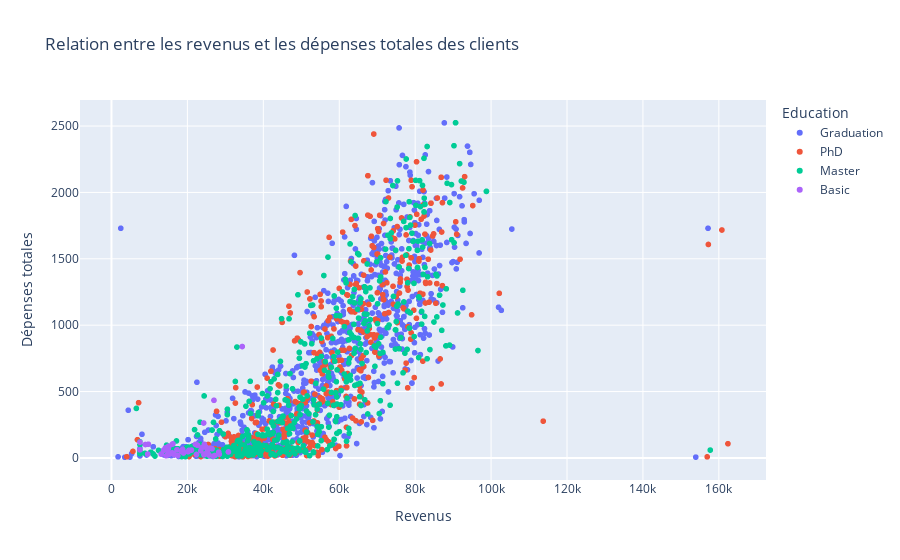

Here is the notebook cell this chart was saved with:
### Code cell
df['Total_Spend'] = df['MntWines']+df['MntFruits']+df['MntMeatProducts']+df['MntFishProducts']+df['MntSweetProducts']+df['MntGoldProds']
df.drop(columns=['MntWines', 'MntFruits', 'MntMeatProducts', 'MntFishProducts', 'MntSweetProducts', 'MntGoldProds'], inplace=True)

fig = px.scatter(df, x='Income', y='Total_Spend', title='Relation entre les revenus et les dépenses totales des clients',
                 labels={'Income': 'Revenus', 'Total_Spend': 'Dépenses totales'},
                 hover_data=['Education', 'Marital_Status'],
                 color='Education')  # Ajouter la couleur par le niveau d'éducation

# Afficher le graphique
fig.show()

### Figure 1 — Plotly figure (JSON) as saved in the notebook; plotly's stock layout.template omitted (floating-point values rounded to 4 significant figures; data arrays with more than 128 entries replaced by an {"elided": "..."} marker saying what was removed)
{"data": [{"customdata": {"elided": "1115x2 str values"}, "hovertemplate": "Education=%{customdata[0]}<br>Revenus=%{x}<br>Dépenses totales=%{y}<br>Marital_Status=%{customdata[1]}<extra></extra>", "legendgroup": "Graduation", "marker": {"color": "#636efa", "symbol": "circle"}, "mode": "markers", "name": "Graduation", "showlegend": true, "type": "scattergl", "x": {"elided": "1115 int values"}, "xaxis": "x", "y": {"elided": "1115 int values"}, "yaxis": "y"}, {"customdata": {"elided": "480x2 str values"}, "hovertemplate": "Education=%{customdata[0]}<br>Revenus=%{x}<br>Dépenses totales=%{y}<br>Marital_Status=%{customdata[1]}<extra></extra>", "legendgroup": "PhD", "marker": {"color": "#EF553B", "symbol": "circle"}, "mode": "markers", "name": "PhD", "showlegend": true, "type": "scattergl", "x": {"elided": "480 int values"}, "xaxis": "x", "y": {"elided": "480 int values"}, "yaxis": "y"}, {"customdata": {"elided": "563x2 str values"}, "hovertemplate": "Education=%{customdata[0]}<br>Revenus=%{x}<br>Dépenses totales=%{y}<br>Marital_Status=%{customdata[1]}<extra></extra>", "legendgroup": "Master", "marker": {"color": "#00cc96", "symbol": "circle"}, "mode": "markers", "name": "Master", "showlegend": true, "type": "scattergl", "x": {"elided": "563 int values"}, "xaxis": "x", "y": {"elided": "563 int values"}, "yaxis": "y"}, {"customdata": [["Basic", "Relationship"], ["Basic", "Relationship"], ["Basic", "Single"], ["Basic", "Relationship"], ["Basic", "Relationship"], ["Basic", "Relationship"], ["Basic", "Relationship"], ["Basic", "Relationship"], ["Basic", "Relationship"], ["Basic", "Relationship"], ["Basic", "Relationship"], ["Basic", "Single"], ["Basic", "Relationship"], ["Basic", "Relationship"], ["Basic", "Relationship"], ["Basic", "Single"], ["Basic", "Relationship"], ["Basic", "Single"], ["Basic", "Single"], ["Basic", "Relationship"], ["Basic", "Single"], ["Basic", "Relationship"], ["Basic", "Relationship"], ["Basic", "Single"], ["Basic", "Single"], ["Basic", "Single"], ["Basic", "Single"], ["Basic", "Relationship"], ["Basic", "Relationship"], ["Basic", "Single"], ["Basic", "Relationship"], ["Basic", "Relationship"], ["Basic", "Relationship"], ["Basic", "Relationship"], ["Basic", "Single"], ["Basic", "Relationship"], ["Basic", "Single"], ["Basic", "Single"], ["Basic", "Relationship"], ["Basic", "Single"], ["Basic", "Relationship"], ["Basic", "Single"], ["Basic", "Relationship"], ["Basic", "Relationship"], ["Basic", "Single"], ["Basic", "Relationship"], ["Basic", "Relationship"], ["Basic", "Relationship"], ["Basic", "Relationship"], ["Basic", "Single"], ["Basic", "Single"], ["Basic", "Relationship"], ["Basic", "Single"], ["Basic", "Relationship"]], "hovertemplate": "Education=%{customdata[0]}<br>Revenus=%{x}<br>Dépenses totales=%{y}<br>Marital_Status=%{customdata[1]}<extra></extra>", "legendgroup": "Basic", "marker": {"color": "#ab63fa", "symbol": "circle"}, "mode": "markers", "name": "Basic", "showlegend": true, "type": "scattergl", "x": [7500, 24594, 9548, 28249, 24882, 24480, 27190, 24279, 30801, 18978, 25965, 21063, 13084, 17487, 20425, 26868, 25443, 14906, 15038, 22634, 16581, 14421, 23724, 15056, 8940, 25707, 7500, 26997, 18393, 24367, 17256, 22634, 13724, 24594, 15862, 9722, 18746, 23529, 28389, 16014, 28249, 20194, 24882, 34445, 22123, 22390, 14188, 20425, 16005, 15253, 26487, 25224, 16185, 14918], "xaxis": "x", "y": [61, 29, 29, 43, 80, 102, 18, 263, 45, 37, 74, 59, 29, 18, 57, 14, 32, 66, 80, 96, 24, 16, 75, 88, 101, 21, 119, 434, 50, 24, 62, 96, 58, 29, 36, 103, 64, 54, 28, 38, 43, 47, 80, 839, 102, 26, 75, 57, 103, 29, 69, 46, 106, 43], "yaxis": "y"}], "layout": {"legend": {"title": {"text": "Education"}, "tracegroupgap": 0}, "title": {"text": "Relation entre les revenus et les dépenses totales des clients"}, "xaxis": {"anchor": "y", "domain": [0, 1], "title": {"text": "Revenus"}}, "yaxis": {"anchor": "x", "domain": [0, 1], "title": {"text": "Dépenses totales"}}}}
